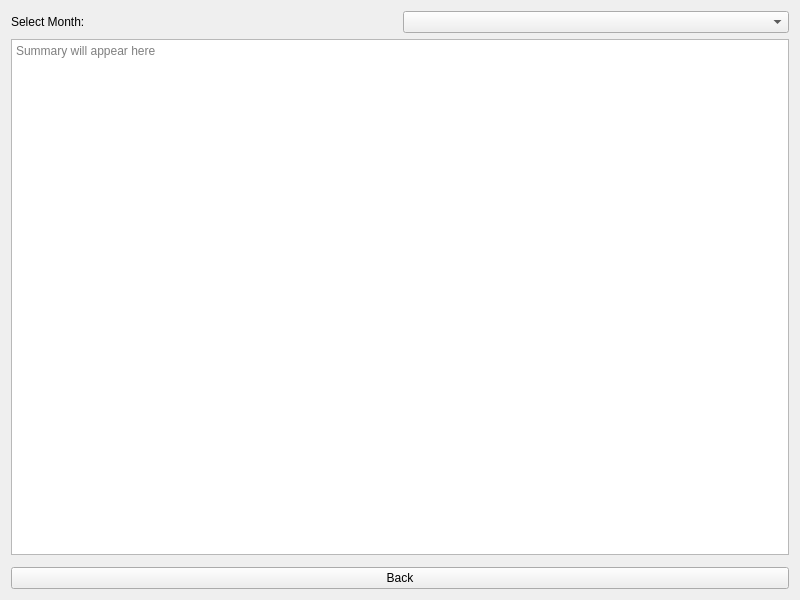
<?xml version="1.0" encoding="UTF-8"?>
<ui version="4.0">
 <class>MonthlyAnalysisForm</class>
 <widget class="QWidget" name="MonthlyAnalysisForm">
  <property name="geometry">
   <rect>
    <x>0</x>
    <y>0</y>
    <width>800</width>
    <height>600</height>
   </rect>
  </property>
  <property name="windowTitle">
   <string>Monthly Analysis</string>
  </property>
  <layout class="QVBoxLayout" name="verticalLayout">
   <item>
    <layout class="QHBoxLayout" name="horizontalLayout_month">
     <item>
      <widget class="QLabel" name="label_month">
       <property name="text">
        <string>Select Month:</string>
       </property>
      </widget>
     </item>
     <item>
      <widget class="QComboBox" name="combo_month"/>
     </item>
    </layout>
   </item>
   <item>
    <widget class="QTextEdit" name="textEdit_summary">
     <property name="readOnly">
      <bool>true</bool>
     </property>
     <property name="minimumHeight">
      <number>150</number>
     </property>
     <property name="placeholderText">
      <string>Summary will appear here</string>
     </property>
    </widget>
   </item>
   <item>
    <widget class="QWidget" name="plot_widget" native="true">
     <property name="minimumHeight">
      <number>250</number>
     </property>
    </widget>
   </item>
   <item>
    <widget class="QPushButton" name="btn_back">
     <property name="text">
      <string>Back</string>
     </property>
    </widget>
   </item>
  </layout>
 </widget>
 <resources/>
 <connections/>
</ui>
